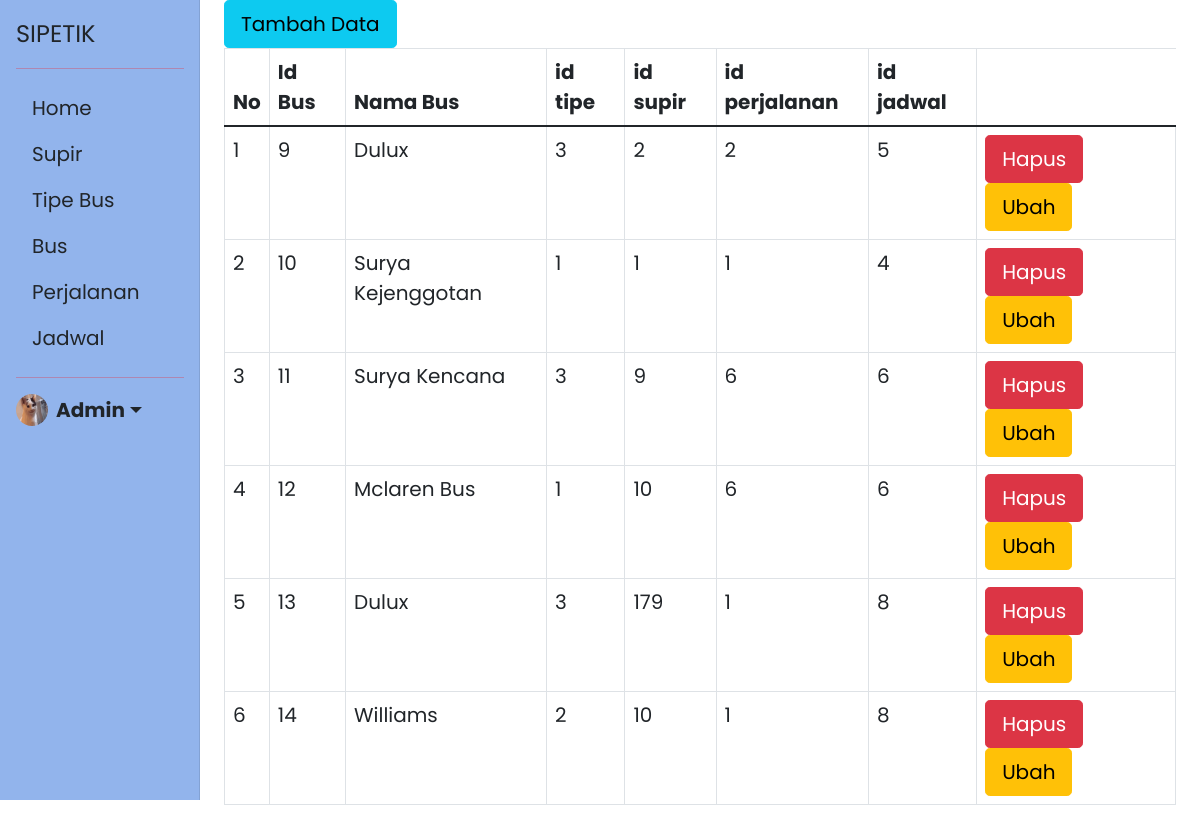
The page /sipetik/sipetik_admin/bus.php (signed in) on the database its author committed.
### tables this page shows
CREATE TABLE `bus` (
  `id_bus` int(100) NOT NULL,
  `nama_bus` varchar(1000) NOT NULL,
  `id_tipe` int(11) NOT NULL,
  `id_supir` int(11) NOT NULL,
  `id_perjalanan` int(11) NOT NULL,
  `id_jadwal` int(11) NOT NULL
);

### sipetik/sipetik_admin/bus.php (the view, shortened to what this page needs)
<?php
    require_once "sidebar.php";
    require "function.php";
$data_bus = mysqli_query($conn,"SELECT * FROM bus");
?>
<div class="col-md-9 ms-sm-auto col-lg-10 px-md-4">
    <button type="button" class="btn btn-info btn-lg" data-bs-toggle="modal" data-bs-target="#tambah">Tambah Data</button>
        <div class="table-responsive">
            <table class="table table-bordered" id="dataTable" width="100%" cellspacing="0">
                <thead>
                    <tr>
                        <th>No </th>
                        <th>Id Bus</th>
                        <th>Nama Bus</th>
                        <th>id tipe</th>
                        <th>id supir</th>
                        <th>id perjalanan</th>
                        <th>id jadwal</th>
                    </tr>
                </thead>
                <tbody>
                    <?php
                    $no = 1;
                    foreach ($data_bus as $ambil) : ?>
                        <tr>
                            <td>
                                <?= $no++; ?>
                            </td>
                            <td>
                                <?= $ambil['id_bus'] ?>
                            </td>
                            <td>
                                <?= $ambil['nama_bus'] ?>
                            </td>
                            <td>
                                <?= $ambil['id_tipe'] ?>
                            </td>
                            <td>
                                <?= $ambil['id_supir'] ?>
                            </td>
                            <td>
                                <?= $ambil['id_perjalanan'] ?>
                            </td>
                            <td>
                                <?= $ambil['id_jadwal'] ?>
                            </td>
                            <td>
                            <a class="btn btn-danger btn-lg" href="hapus_bus.php?id=<?=$ambil["id_bus"];?>" onclick="return confirm('Apakah Ingin Menghapus Data ini ?')">Hapus</a>
                            <a class="btn btn-warning btn-lg" id="tombolUbah" data-bs-toggle="modal" data-bs-target="#ubah" data-id_jadwal="<?=$ambil["id_jadwal"];?>" data-id_perjalanan="<?=$ambil["id_perjalanan"];?>"  data-id_tipe="<?=$ambil["id_tipe"];?>" data-id_supir="<?=$ambil["id_supir"];?>" data-nama="<?=$ambil["nama_bus"];?>" data-id="<?=$ambil["id_bus"];?>">Ubah</button>
                        </td>
                        </tr>
                        <?php endforeach; ?>
                </tbody>
            </table>
        </div>
</div>

### sipetik/sipetik_admin/sidebar.php (shortened to what this page needs)
<!DOCTYPE html>
    <html lang="en">
    <head>
        <link href="https://cdn.jsdelivr.net/npm/bootstrap@5.1.3/dist/css/bootstrap.min.css" rel="stylesheet">
        <link href="styles_admin.css" rel="stylesheet">
        <body>
            <nav class="sidebar d-flex flex-nowrap col-md-3 col-lg-2 d-md-inline bg-primary">
                <div class="d-flex flex-column flex-shrink-0 p-3">
                    <a href="#" class="d-flex align-items-center mb-3 mb-md-0 me-md-auto link-dark text-decoration-none">
                        <span class="fs-4 text-lg">SIPETIK</span>
                    </a>
                    <hr>
                    <ul class="nav nav-pills flex-column mb-auto">
                        <li class="nav-item">
                            <a href="index_admin.php" class="nav-link link-dark btn-toggle"> Home
                            </a>
                        </li>
                        <li>
                            <a href="supir.php" class="nav-link link-dark btn-toggle"> Supir
                            </a>
                        </li>
                        <li>
                            <a href="tipe_bus.php" class="nav-link link-dark btn-toggle"> Tipe Bus
                            </a>
                        </li>
                        <li>
                            <a href="bus.php" class="nav-link link-dark btn-toggle"> Bus
                            </a>
                        </li>
                        <li>
                            <a href="perjalanan.php" class="nav-link link-dark btn-toggle"> Perjalanan
                            </a>
                        </li>
                        <li>
                            <a href="jadwal.php" class="nav-link link-dark btn-toggle"> Jadwal
                            </a>
                        </li>
                    </ul>
                    <hr>
                    <div class="dropdown">
                        <a href="#" class="d-flex align-items-center link-dark text-decoration-none dropdown-toggle" id="dropdownUser2" data-bs-toggle="dropdown" aria-expanded="false">
                            <img alt="" width="32" height="32" class="rounded-circle me-2">
                            <strong>Admin</strong>
                        </a>
                    </div>
                </div>
            </nav>
        </body>
    </html>

### sipetik/sipetik_admin/styles_admin.css (style rules this page uses)
body { min-height: 100vh; min-height: -webkit-fill-available; }
html { height: -webkit-fill-available; }
body { font-size: 20px !important; font-family: 'Poppins', sans-serif; }
.sidebar { background-color: #92B4EC !important; color:red!important; height: 100vh; position: fixed; top: 0; bottom: 0; left: 0; z-index: 100; font-size: 20px; font-family: 'Poppins', sans-serif; box-shadow: inset -1px 0 0 rgba(0, 0, 0, .1); }
.nav-item { color:#FFFFFF!important; }
.nav { color:#FFFFFF!important; }
.dropdown-toggle { outline: 0; }

### rows shown on the page
bus: id_bus "9", nama_bus "Dulux", id_tipe "3", id_supir "2", id_perjalanan "2", id_jadwal "5"
bus: id_bus "10", nama_bus "Surya Kejenggotan", id_tipe "1", id_supir "1", id_perjalanan "1", id_jadwal "4"
bus: id_bus "11", nama_bus "Surya Kencana", id_tipe "3", id_supir "9", id_perjalanan "6", id_jadwal "6"
bus: id_bus "12", nama_bus "Mclaren Bus", id_tipe "1", id_supir "10", id_perjalanan "6", id_jadwal "6"
bus: id_bus "13", nama_bus "Dulux", id_tipe "3", id_supir "179", id_perjalanan "1", id_jadwal "8"
bus: id_bus "14", nama_bus "Williams", id_tipe "2", id_supir "10", id_perjalanan "1", id_jadwal "8"
